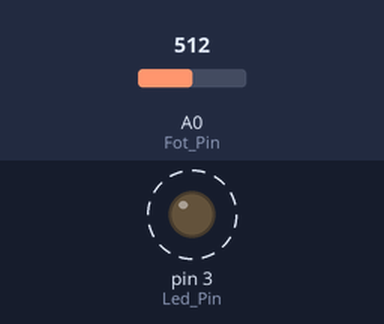
The sketch below on a simulated Arduino Uno, built with avr-gcc and run on an emulated ATmega328P. On the bench: output pins drawn as LEDs (lit = HIGH). Dashed ring = blinking. The test bench sets the inputs (shaded band); at power-on: A0 (Fot_Pin) = 512. What the sketch prints to the serial monitor is not drawn.

Above: at 1.3 s.
1.4 s: A0 (Fot_Pin) set to 716
4.4 s: A0 (Fot_Pin) set to 900
7.4 s: A0 (Fot_Pin) set to 122
10.4 s: A0 (Fot_Pin) set to 511
Timing chart, 0 to 14.4 s (numbered marks = the images above; inputs shaded):
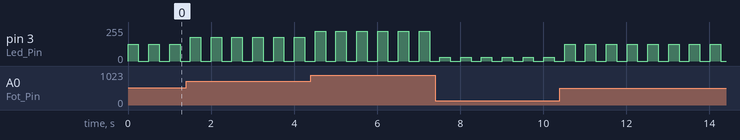

Measured:
- by itself, pin 3 (Led_Pin): alternates 127/255 for 0.25 s and 0/255 for 0.25 s

The sketch:

_ejercicio_4_1_arduino1.ino
```cpp
int Led_Pin = 3;
int Fot_Pin = A0;
int sensorValue = 0;
int outputValue = 0;
void setup()
{
  Serial.begin(9600);
  pinMode(Led_Pin, OUTPUT);
}
void loop()
{
  digitalWrite(Led_Pin, HIGH);
  sensorValue = analogRead(Fot_Pin);
  outputValue = map(sensorValue, 0, 1023, 0, 255);
  analogWrite(Led_Pin, outputValue);
  Serial.print("Lectura: ");
  Serial.println(sensorValue);
  Serial.print("Mapeado: ");
  Serial.println(outputValue);
  delay(250);
  digitalWrite(Led_Pin, LOW);
  delay(250);
}
```
